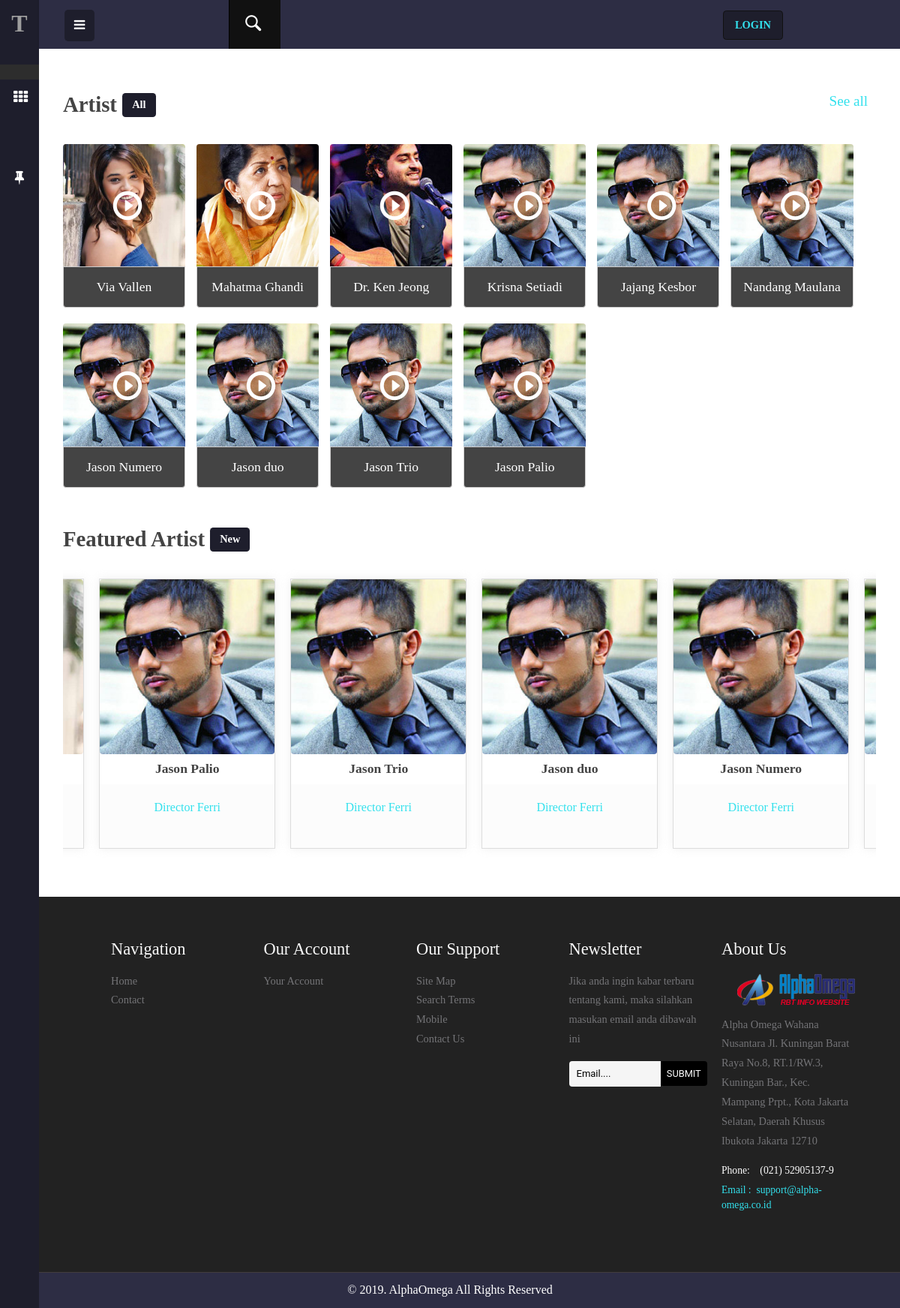
/index.php/c_artist, run on an earlier commit of the app's database.
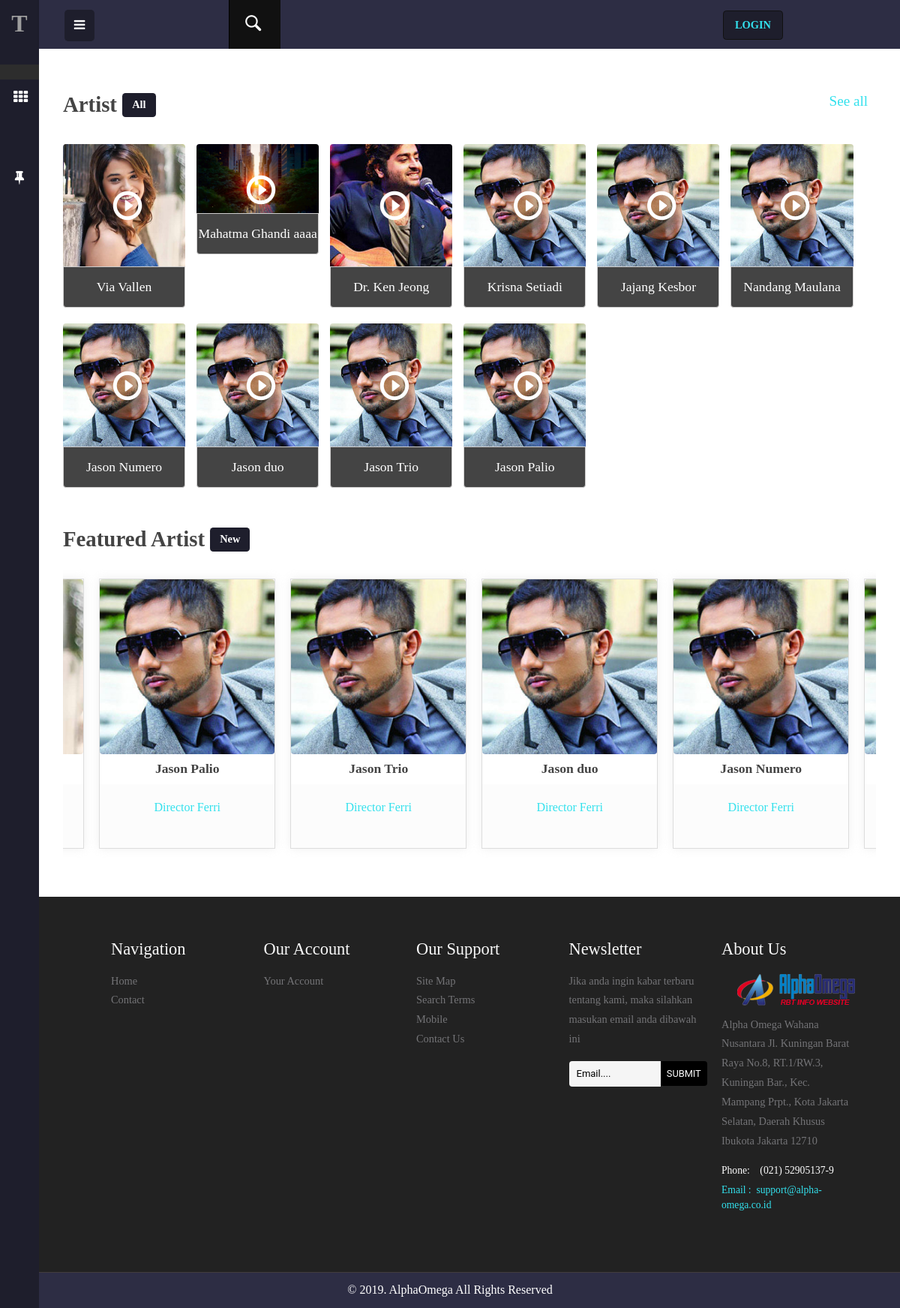
And on a later commit of the database.
### tables this page shows
CREATE TABLE `t_artist` (
  `id_artists` int(11) NOT NULL,
  `partner_id` int(11) NOT NULL,
  `nama_artist` varchar(25) NOT NULL,
  `bio` text NOT NULL,
  `picture_artist` varchar(100) NOT NULL,
  `aktif` tinyint(1) NOT NULL DEFAULT 0
);

### application/controllers/C_Artist.php (called while the page is built, shortened)
<?php
class C_Artist extends CI_Controller
{
    function __construct()
    {
        $this->load->model('M_Artist');
        $this->load->library('pagination');
		$this->load->model('M_Dashboard');
		$this->load->model('M_Partner');
    }
    function index()
    {
        $data = array(
            "title" => "Artist",
        );
        $config['base_url'] = base_url('artist/page');
        $config['total_rows'] = $this->db->count_all('t_artist');
        $config['per_page'] = 12;
        $config['uri_segment'] = 3;
        $config['first_link']       = 'First';
        $config['last_link']        = 'Last';
        $config['next_link']        = 'Next';
        $config['prev_link']        = 'Prev';
        $config['full_tag_open']    = '<div class="pagging text-center"><nav><ul class="pagination justify-content-center">';
        $config['full_tag_close']   = '</ul></nav></div>';
        $config['num_tag_open']     = '<li class="page-item"><span class="page-link">';
        $config['num_tag_close']    = '</span></li>';
        $config['cur_tag_open']     = '<li class="page-item active"><span class="page-link">';
        $config['cur_tag_close']    = '<span class="sr-only">(current)</span></span></li>';
        $config['next_tag_open']    = '<li class="page-item"><span class="page-link">';
        $config['next_tagl_close']  = '<span aria-hidden="true">&raquo;</span></span></li>';
        $config['prev_tag_open']    = '<li class="page-item"><span class="page-link">';
        $config['prev_tagl_close']  = '</span>Next</li>';
        $config['first_tag_open']   = '<li class="page-item"><span class="page-link">';
        $config['first_tagl_close'] = '</span></li>';
        $config['last_tag_open']    = '<li class="page-item"><span class="page-link">';
        $config['last_tagl_close']  = '</span></li>';
        $this->pagination->initialize($config);
        $page = ($this->uri->segment(3)) ? $this->uri->segment(3) : 0;
        $data['data'] = $this->M_Artist->get_artist($config['per_page'], $page);
        $data['pagination'] = $this->pagination->create_links();
		$data['new_a'] = $this->M_Artist->get_new_artist();
        $this->load->view('main_page/V_Artist',$data);
    }
}

### index.php (called while the page is built, shortened)
<?php
require_once BASEPATH.'core/CodeIgniter.php';

### application/config/config.php (called while the page is built, shortened)
<?php
$config['base_url'] = 'http' . ((isset($_SERVER['HTTPS']) && $_SERVER['HTTPS'] == 'on') ? 's' : '')
    .'://'.$_SERVER['HTTP_HOST'].str_replace('//','/',dirname($_SERVER['SCRIPT_NAME']).'/');
$config['index_page'] = '';
$config['uri_protocol']	= 'REQUEST_URI';
$config['url_suffix'] = '';
$config['language']	= 'english';
$config['charset'] = 'UTF-8';
$config['enable_hooks'] = FALSE;
$config['subclass_prefix'] = 'MY_';
$config['composer_autoload'] = FALSE;
$config['permitted_uri_chars'] = 'a-z 0-9~%.:_\-';
$config['enable_query_strings'] = FALSE;
$config['controller_trigger'] = 'c';
$config['function_trigger'] = 'm';
$config['directory_trigger'] = 'd';
$config['allow_get_array'] = TRUE;
$config['log_threshold'] = 0;
$config['log_path'] = '';
$config['log_file_extension'] = '';
$config['log_file_permissions'] = 0644;
$config['log_date_format'] = 'Y-m-d H:i:s';
$config['error_views_path'] = '';
$config['cache_path'] = '';
$config['cache_query_string'] = FALSE;
$config['encryption_key'] = 'qwertyASDFGZXCVbnmLKJHGuiop1234567890+_)(*&^%$#@!<>?":{}';
$config['sess_driver'] = 'files';
$config['sess_cookie_name'] = 'ci_session';
$config['sess_expiration'] = 7200;
$config['sess_save_path'] = NULL;
$config['sess_match_ip'] = FALSE;
$config['sess_time_to_update'] = 300;
$config['sess_regenerate_destroy'] = FALSE;
$config['cookie_prefix']	= '';
$config['cookie_domain']	= '';
$config['cookie_path']		= '/';
$config['cookie_secure']	= FALSE;
$config['cookie_httponly'] 	= FALSE;
$config['standardize_newlines'] = FALSE;
$config['global_xss_filtering'] = FALSE;
$config['csrf_protection'] = FALSE;
$config['csrf_token_name'] = 'csrf_test_name';
$config['csrf_cookie_name'] = 'csrf_cookie_name';
$config['csrf_expire'] = 7200;
$config['csrf_regenerate'] = TRUE;
$config['csrf_exclude_uris'] = array();
$config['compress_output'] = FALSE;
$config['time_reference'] = 'local';
$config['rewrite_short_tags'] = FALSE;
$config['proxy_ips'] = '';

### application/views/main_page/V_Artist.php (the view, shortened to what the changed rows need)
  <div id="page-wrapper">
      <div class="inner-content">
          <div class="music-browse">
              <link href="<?php echo base_url('assets/main_page/')?>css/popuo-box.css" rel="stylesheet" type="text/css" media="all">
              <div class="browse">
                      <div class="tab-content">
                          <div id="" class="tab-pane fade in active">
                              <div class="browse-inner">
                                  <?php if (isset($data)) {
                                  foreach ($data as $dat) {
                                      ?>
                                  <div class="col-md-3 artist-grid">
                                      <a  href="<?php echo base_url('assets/main_page/')?>single.html"><img src="<?php echo base_url('assets/foto_artis/');echo $dat->picture_artist;?>" title="allbum-name"></a>
                                      <a href="<?php echo base_url('assets/main_page/')?>single.html"><i class="glyphicon glyphicon-play-circle"></i></a>
                                      <a class="art" href="<?php echo base_url('assets/main_page/')?>single.html"><?php echo $dat->nama_artist;?></a>
                                  </div>
                                  <?php }?>
                                  <?php
                                  }
                              else {
                                  echo "<div>Kosong.</div>";
                              }
                              ?>
                              </div>
                          </div>
                      </div>
		</div>
			</div>
</div>
                  </div>

What changed in the data, as far as the page shows it:
changed t_artist: picture_artist: a different picture; nama_artist "Mahatma Ghandi" → "Mahatma Ghandi aaaa"
